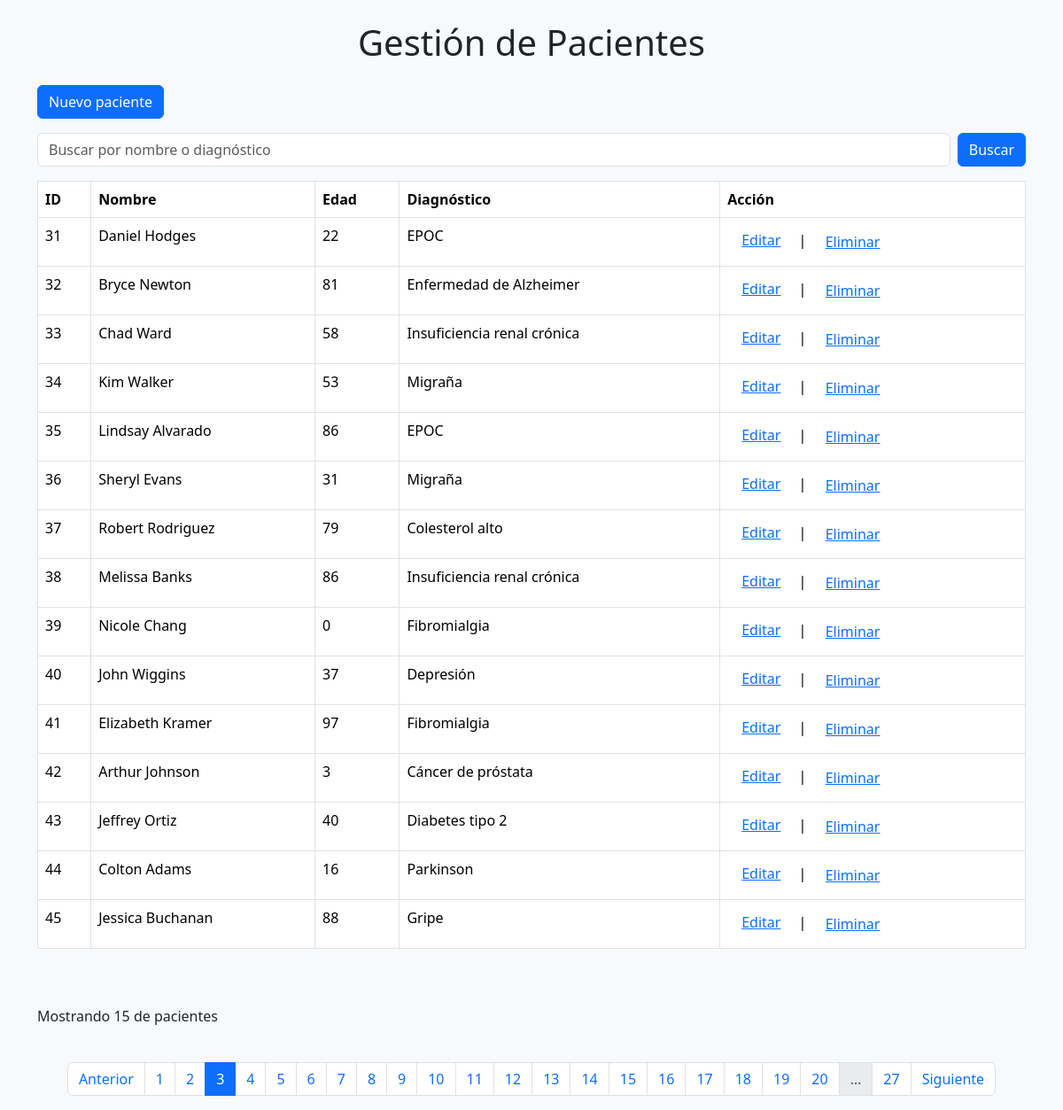
The page /?pagina=3&filtro= (signed in) on the database its author committed.
### tables this page shows
CREATE TABLE Pacientes (
            id INTEGER PRIMARY KEY AUTOINCREMENT,
            nombre TEXT NOT NULL,
            edad INTEGER NOT NULL,
            diagnostico TEXT NOT NULL
        );

### app.py (the view)
@app.route('/')
def index():
    filtro = request.args.get('filtro', '')
    pagina = int(request.args.get('pagina', 1))
    por_pagina = 15
    pacientes, total = db.obtener_pacientes(filtro=filtro, pagina=pagina, por_pagina=por_pagina)
    total_paginas = (total + por_pagina - 1) // por_pagina
    return render_template('index.html', pacientes=pacientes, filtro=filtro, pagina=pagina, total_paginas=total_paginas)

### app.py (called while the page is built)
@app.before_request
def requerir_login():
    rutas_libres = ['login', 'registro', 'static']
    if request.endpoint not in rutas_libres and 'usuario' not in session:
        return redirect(url_for('login'))

### templates/index.html (shortened to what this page needs)
{% extends "base.html" %}
{% block content %}
<a href="{{url_for('nuevo_paciente')}}" class="btn btn-primary mb-3">Nuevo paciente</a>
<form action="{{ url_for('index')}}" method="get" class="mb-3 d-flex">
    <input type="text" name="filtro" class="form-control me-2" placeholder="Buscar por nombre o diagnóstico"
        value="{{ filtro }}">
    <button type="submit" class="btn btn-primary">Buscar</button>
</form>
<table class="table table-bordered">
    <thead>
        <tr>
            <th>ID</th>
            <th>Nombre</th>
            <th>Edad</th>
            <th>Diagnóstico</th>
            <th>Acción</th>
        </tr>
    </thead>
    <tbody>
        {% if pacientes %}
        {% for paciente in pacientes %}
        <tr>
            <td>{{ paciente[0] }}</td>
            <td>{{ paciente[1] }}</td>
            <td>{{ paciente[2] }}</td>
            <td>{{ paciente[3] }}</td>
            <td><a href="{{ url_for('editar_paciente', id=paciente[0]) }}" class="m-3">Editar</a>&nbsp;|&nbsp;
                <form action="{{ url_for('eliminar_paciente', id=paciente[0]) }}" method="post" style="display:inline;"
                    onsubmit="return confirm('¿Estás seguro de que deseas eliminar este paciente?');">
                    <button type="submit" class="btn btn-link">Eliminar</button>
                </form>
            </td>
        </tr>
        {% endfor %}
        {% else %}
        <tr>
            <td colspan="3">No hay pacientes disponibles.</td>
        </tr>
        {% endif %}
    </tbody>
</table>
<br><br>
<p>Mostrando {{ pacientes|length }} de {{ total_pacientes }} pacientes</p><br>
<div class="d-flex justify-content-center">
    <nav aria-label="Paginación">
        <ul class="pagination justify-content-center">
            {% if pagina > 1 %}
            <li class="page-item">
                <a class="page-link" href="{{ url_for('index', pagina=pagina-1, filtro=filtro) }}">Anterior</a>
            </li>
            {% endif %}
            {% set max_paginas_mostrar = 20 %}
            {% set mitad_rango = max_paginas_mostrar // 2 %}
            {% set inicio = pagina - mitad_rango if pagina - mitad_rango > 1 else 1 %}
            {% set fin = inicio + max_paginas_mostrar - 1 %}
            {% if fin > total_paginas %}
            {% set fin = total_paginas %}
            {% set inicio = fin - max_paginas_mostrar + 1 if fin - max_paginas_mostrar + 1 > 1 else 1 %}
            {% endif %}
            {% for p in range(inicio, fin + 1) %}
            <li class="page-item {% if p == pagina %}active{% endif %}">
                <a class="page-link" href="{{ url_for('index', pagina=p, filtro=filtro) }}">{{ p }}</a>
            </li>
            {% endfor %}
            {% if fin < total_paginas %}
            <li class="page-item disabled"><span class="page-link">…</span></li>
            <li class="page-item">
                <a class="page-link"
                    href="{{ url_for('index', pagina=total_paginas, buscar=buscar, filtro=filtro) }}">{{
                    total_paginas }}</a>
            </li>
            {% endif %}
            {% if pagina < total_paginas %}
            <li class="page-item">
            <a class="page-link" href="{{ url_for('index', pagina=pagina+1, filtro=filtro) }}">Siguiente</a>
            </li>
            {% endif %}
        </ul>
    </nav>
</div>
{% endblock %}

### rows shown on the page
Pacientes: id "31", nombre "Daniel Hodges", edad "22", diagnostico "EPOC"
Pacientes: id "32", nombre "Bryce Newton", edad "81", diagnostico "Enfermedad de Alzheimer"
Pacientes: id "33", nombre "Chad Ward", edad "58", diagnostico "Insuficiencia renal crónica"
Pacientes: id "34", nombre "Kim Walker", edad "53", diagnostico "Migraña"
Pacientes: id "35", nombre "Lindsay Alvarado", edad "86", diagnostico "EPOC"
Pacientes: id "36", nombre "Sheryl Evans", edad "31", diagnostico "Migraña"
Pacientes: id "37", nombre "Robert Rodriguez", edad "79", diagnostico "Colesterol alto"
Pacientes: id "38", nombre "Melissa Banks", edad "86", diagnostico "Insuficiencia renal crónica"
Pacientes: id "39", nombre "Nicole Chang", edad "0", diagnostico "Fibromialgia"
Pacientes: id "40", nombre "John Wiggins", edad "37", diagnostico "Depresión"
Pacientes: id "41", nombre "Elizabeth Kramer", edad "97", diagnostico "Fibromialgia"
Pacientes: id "42", nombre "Arthur Johnson", edad "3", diagnostico "Cáncer de próstata"
Pacientes: id "43", nombre "Jeffrey Ortiz", edad "40", diagnostico "Diabetes tipo 2"
Pacientes: id "44", nombre "Colton Adams", edad "16", diagnostico "Parkinson"
Pacientes: id "45", nombre "Jessica Buchanan", edad "88", diagnostico "Gripe"

### other values the page prints
{{ pacientes|length }} "15"
{{ p }} "1" "2" "3" "4" "5" "6" "7" "8" "9" "10" "11" "12" "13" "14" "15" "16" "17" "18" "19" "20"
{{ total_paginas }} "27"
